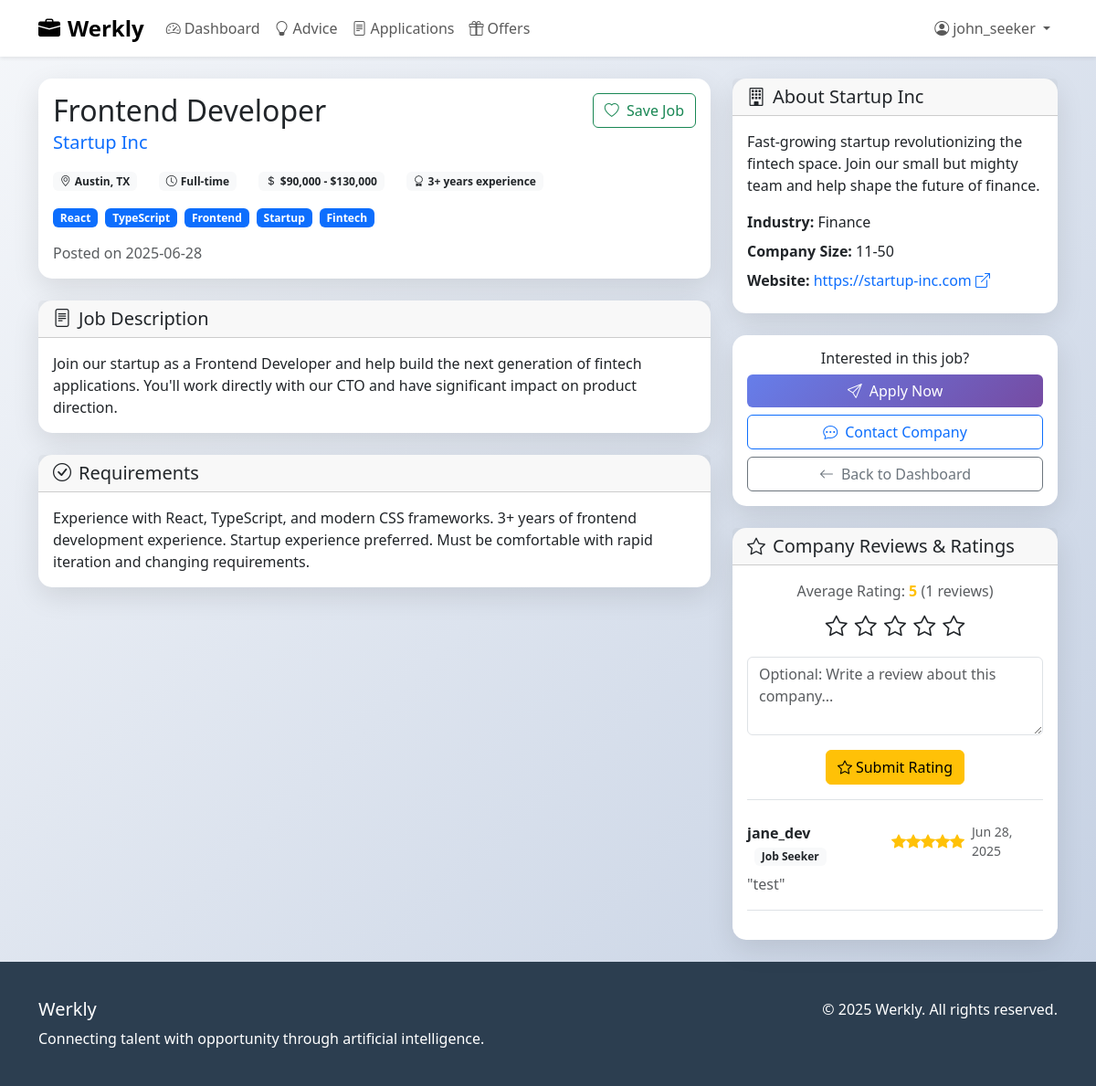
/job/2 (signed in), run on the app's committed database.
### tables this page shows
CREATE TABLE jobs (
            id INTEGER PRIMARY KEY AUTOINCREMENT,
            company_id INTEGER NOT NULL,
            title TEXT NOT NULL,
            description TEXT NOT NULL,
            requirements TEXT NOT NULL,
            tags TEXT,
            location TEXT,
            salary_range TEXT,
            employment_type TEXT,
            experience_required INTEGER,
            is_active BOOLEAN DEFAULT 1,
            created_at TIMESTAMP DEFAULT CURRENT_TIMESTAMP,
            FOREIGN KEY (company_id) REFERENCES companies (id)
        );

CREATE TABLE companies (
            id INTEGER PRIMARY KEY AUTOINCREMENT,
            user_id INTEGER NOT NULL,
            company_name TEXT NOT NULL,
            description TEXT,
            industry TEXT,
            size TEXT,
            location TEXT,
            website TEXT,
            created_at TIMESTAMP DEFAULT CURRENT_TIMESTAMP,
            FOREIGN KEY (user_id) REFERENCES users (id)
        );

### app.py (the view)
@app.route('/job/<int:job_id>')
def view_job(job_id):
    if 'user_id' not in session:
        return redirect(url_for('login'))
    conn = get_db_connection()
    job = conn.execute('''
        SELECT j.*, c.company_name, c.description as company_description,
               c.industry, c.size, c.website, c.user_id as company_user_id
        FROM jobs j
        JOIN companies c ON j.company_id = c.id
        WHERE j.id = ?
    ''', (job_id,)).fetchone()
    if not job:
        flash('Job not found.', 'error')
        conn.close()
        return redirect(url_for('dashboard'))
    is_saved = False
    if session.get('user_type') == 'seeker':
        seeker = conn.execute(
            'SELECT id FROM job_seekers WHERE user_id = ?',
            (session['user_id'],)
        ).fetchone()
        if seeker:
            saved = conn.execute(
                'SELECT id FROM saved_jobs WHERE job_seeker_id = ? AND job_id = ?',
                (seeker['id'], job_id)
            ).fetchone()
            is_saved = bool(saved)
    conn.close()
    return render_template('job_details.html', job=job, is_saved=is_saved)

### app.py (called while the page is built)
@app.before_request
def log_request_info():
    print(f"=== INCOMING REQUEST ===")
    print(f"Method: {request.method}")
    print(f"URL: {request.url}")
    print(f"Path: {request.path}")
    print(f"Args: {request.args}")
    print(f"========================")

def get_db_connection():
    conn = sqlite3.connect('jobmatch.db')
    conn.row_factory = sqlite3.Row
    return conn

### templates/job_details.html (shortened to what this page needs)
{% extends "base.html" %}
{% block content %}
<div class="container my-4">
    <div class="row">
        <div class="col-lg-8">
            <div class="card mb-4">
                <div class="card-body">
                    <div class="d-flex justify-content-between align-items-start mb-3">
                        <div>
                            <h2 class="mb-1">{{ job.title }}</h2>
                            <h5 class="text-primary mb-0">{{ job.company_name }}</h5>
                        </div>
                        {% if session.user_type == 'seeker' %}
                            <button onclick="toggleSaveJob({{ job.id }})" class="btn btn-outline-success" id="saveBtn">
                                <i class="bi bi-heart{% if is_saved %}-fill{% endif %} me-1"></i>
                                <span id="saveText">{% if is_saved %}Saved{% else %}Save Job{% endif %}</span>
                            </button>
                        {% endif %}
                    </div>
                    <div class="row mb-3">
                        {% if job.location %}
                            <div class="col-auto">
                                <span class="badge bg-light text-dark">
                                    <i class="bi bi-geo-alt me-1"></i>{{ job.location }}
                                </span>
                            </div>
                        {% endif %}
                        {% if job.employment_type %}
                            <div class="col-auto">
                                <span class="badge bg-light text-dark">
                                    <i class="bi bi-clock me-1"></i>{{ job.employment_type }}
                                </span>
                            </div>
                        {% endif %}
                        {% if job.salary_range %}
                            <div class="col-auto">
                                <span class="badge bg-light text-dark">
                                    <i class="bi bi-currency-dollar me-1"></i>{{ job.salary_range }}
                                </span>
                            </div>
                        {% endif %}
                        {% if job.experience_required %}
                            <div class="col-auto">
                                <span class="badge bg-light text-dark">
                                    <i class="bi bi-award me-1"></i>{{ job.experience_required }}+ years experience
                                </span>
                            </div>
                        {% endif %}
                    </div>
                    {% if job.tags %}
                        <div class="mb-3">
                            {% set tag_list = job.tags.split(',') %}
                            {% for tag in tag_list %}
                                <span class="badge bg-primary me-1">{{ tag.strip() }}</span>
                            {% endfor %}
                        </div>
                    {% endif %}
                    <p class="text-muted mb-0">
                        Posted on {{ job.created_at.split(' ')[0] if job.created_at else 'Unknown' }}
                    </p>
                </div>
            </div>
            <div class="card mb-4">
                <div class="card-header">
                    <h5 class="mb-0"><i class="bi bi-file-text me-2"></i>Job Description</h5>
                </div>
                <div class="card-body">
                    <div style="white-space: pre-wrap;">{{ job.description }}</div>
                </div>
            </div>
            <div class="card mb-4">
                <div class="card-header">
                    <h5 class="mb-0"><i class="bi bi-check-circle me-2"></i>Requirements</h5>
                </div>
                <div class="card-body">
                    <div style="white-space: pre-wrap;">{{ job.requirements }}</div>
                </div>
            </div>
        </div>
        <div class="col-lg-4">
            <div class="card mb-4">
                <div class="card-header">
                    <h5 class="mb-0"><i class="bi bi-building me-2"></i>About {{ job.company_name }}</h5>
                </div>
                <div class="card-body">
                    {% if job.company_description %}
                        <p>{{ job.company_description }}</p>
                    {% endif %}
                    {% if job.industry %}
                        <p class="mb-2">
                            <strong>Industry:</strong> {{ job.industry }}
                        </p>
                    {% endif %}
                    {% if job.size %}
                        <p class="mb-2">
                            <strong>Company Size:</strong> {{ job.size }}
                        </p>
                    {% endif %}
                    {% if job.website %}
                        <p class="mb-2">
                            <strong>Website:</strong>
                            <a href="{{ job.website }}" target="_blank" class="text-decoration-none">
                                {{ job.website }} <i class="bi bi-box-arrow-up-right"></i>
                            </a>
                        </p>
                    {% endif %}
                </div>
            </div>
            {% if session.user_type == 'seeker' %}
                <div class="card">
                    <div class="card-body text-center">
                        <h6 class="card-title">Interested in this job?</h6>
                        <div class="d-grid gap-2">
                            <button id="applyBtn" class="btn btn-gradient-primary" onclick="showApplyModal()">
                                <i class="bi bi-send me-2"></i><span id="applyBtnText">Apply Now</span>
                            </button>
                            <button onclick="contactCompany({{ job.company_id }})" class="btn btn-outline-primary">
                                <i class="bi bi-chat-dots me-2"></i>Contact Company
                            </button>
                            <a href="{{ url_for('dashboard') }}" class="btn btn-outline-secondary">
                                <i class="bi bi-arrow-left me-2"></i>Back to Dashboard
                            </a>
                        </div>
                    </div>
                </div>
                <div class="card mt-4">
                    <div class="card-header">
                        <h5 class="mb-0"><i class="bi bi-star me-2"></i>Company Reviews & Ratings</h5>
                    </div>
                    <div class="card-body">
                        <div class="text-center mb-4 pb-3 border-bottom">
                            <div class="rating-display mb-2">
                                <span class="text-muted">Average Rating: </span>
                                <span id="avgRating" class="fw-bold text-warning">Loading...</span>
                                <span class="text-muted">(<span id="ratingCount">0</span> reviews)</span>
                            </div>
                            <div class="rating-stars mb-3" id="ratingStars">
                                <i class="bi bi-star rating-star" data-rating="1"></i>
                                <i class="bi bi-star rating-star" data-rating="2"></i>
                                <i class="bi bi-star rating-star" data-rating="3"></i>
                                <i class="bi bi-star rating-star" data-rating="4"></i>
                                <i class="bi bi-star rating-star" data-rating="5"></i>
                            </div>
                            <textarea id="reviewText" class="form-control mb-3" rows="3" placeholder="Optional: Write a review about this company..."></textarea>
                            <button class="btn btn-warning" onclick="submitRating()">
                                <i class="bi bi-star me-1"></i>Submit Rating
                            </button>
                        </div>
                        <div id="reviewsList">
                        </div>
                    </div>
                </div>
            {% endif %}
        </div>
    </div>
</div>
{% endblock %}

### templates/base.html (style rules this page uses)
:root { --primary-gradient: linear-gradient(135deg, #667eea 0%, #764ba2 100%); --secondary-gradient: linear-gradient(135deg, #f093fb 0%, #f5576c 100%); --success-gradient: linear-gradient(135deg, #4facfe 0%, #00f2fe 100%); }
body { font-family: 'Segoe UI', Tahoma, Geneva, Verdana, sans-serif; background: linear-gradient(135deg, #f5f7fa 0%, #c3cfe2 100%); min-height: 100vh; }
.btn-gradient-primary { background: var(--primary-gradient); border: none; color: white; transition: all 0.3s ease; }
.card { border: none; border-radius: 15px; box-shadow: 0 10px 30px rgba(0, 0, 0, 0.1); transition: all 0.3s ease; }

### templates/job_details.html (style rules this page uses)
.rating-star { font-size: 1.5rem; cursor: pointer; margin: 0 2px; transition: color 0.2s ease; }
.rating-stars { user-select: none; }

### data on the page
jobs: title "Frontend Developer", location "Austin, TX", employment_type "Full-time", salary_range "$90,000 - $130,000", experience_required "3", created_at "2025-06-28", description "Join our startup as a Frontend Developer and help build the next generation of fintech applications. You'll work directly with our CTO and have significant impact on product direction.", requirements "Experience with React, TypeScript, and modern CSS frameworks. 3+ years of frontend development experience. Startup experience preferred. Must be comfortable with rapid iteration and changing requirements."
companies: company_name "Startup Inc", company_description "Fast-growing startup revolutionizing the fintech space. Join our small but mighty team and help shape the future of finance.", industry "Finance", size "11-50", website "https://startup-inc.com"

### other printed values
{{ session.username }} "john_seeker"
{{ tag.strip() }} "React" "TypeScript" "Frontend" "Startup" "Fintech"
